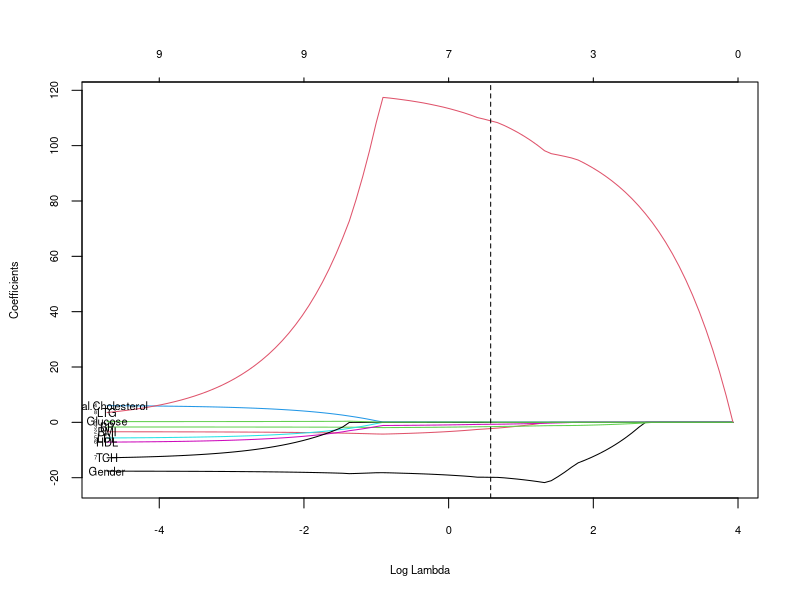

The R script that drew this image:
library(glmnet)

# ワークスペースの設定
setwd("G:/Projects/Lasso")
getwd()
par(ps = 8)
lbs_fun <- function(fit, ...) {
  L <- length(fit$lambda)
  x <- log(fit$lambda[L])
  y <- fit$beta[, L]
  labs <- names(y)
  text(x, y, labels=labs, ...)
}

# データ入力
data1 <- read.csv("./data.csv") 
head(data1, 15) 
str(data1)

# glmnet()関数を使うためにnumeric型の行列に変換する
data3 <- data1
lstCol <- length(data1)
c_num <- 1
for(clm in data3[1:(lstCol-1)]){
  data3[c_num] <- as.numeric(clm)
  c_num <- c_num + 1
}
str(data3)

#説明変数の作成
exp_vars <- as.matrix(data3[3:11])

#目的変数の作成
target_var <- as.matrix(data3[1])

#-----------------------------------------------------------
#Ridge回帰
#・α= 0 とした場合、Ridge回帰となる
#・λの分割数はデフォルト100
#・family="gaussian"は最小二乗法、それ以外だと最尤法になる
#-----------------------------------------------------------
fitRidge1 <- glmnet( x=exp_vars, y=target_var, family="gaussian", alpha=0 )

#ペナルティと推定値のグラフをプロット
#plot(fitRidge1, xvar="norm", label=TRUE)
#plot(fitRidge1, xvar="lambda", label=TRUE)

#MSE(平均２乗誤差)のプロット
#左側の縦点線が、MSEが最小となるときのλの対数
#右側の点線が、上のMSEが最小となるときのMSEの上側1seとなるときのλの対数
fitRidgeCV1 <- cv.glmnet( x=exp_vars, y=target_var, family="gaussian", alpha=0)
#plot(fitRidgeCV1)

#選ばれたλを、ペナルティと推定値のグラフに描き入れてみる
#plot(fitRidge1, xvar="lambda", label=TRUE)
#abline(v=log(fitRidgeCV1$lambda.min), lty=2)

#MSEが最小となる時のλに対応するパラメータを出力するときは以下
#coef(fitRidgeCV1, s="lambda.min")

#MSEが最小となるときのMSEの上側1seとなるときのλに対応するパラメータを出力するときは以下
#coef(fitRidgeCV1, s="lambda.1se")

#推定したパラメータによる予測値を求める場合は以下
#pred_fitRidgeCV1 <- predict(fitRidgeCV1, s="lambda.min", newx=exp_vars)
#plot(pred_fitRidgeCV1)


#-----------------------------------------------------------
#Lasso回帰
#・α= 1 とした場合、Lasso回帰
#-----------------------------------------------------------
fitLasso1 <- glmnet( x=exp_vars, y=target_var, family="gaussian", alpha=1 )
fitLassoCV1 <- cv.glmnet( x=exp_vars, y=target_var, family="gaussian", alpha=1 )

#MSE(平均２乗誤差)のプロット
#plot(fitLassoCV1)

#MSEが最小
#log(fitLassoCV1$lambda.min)

#1 SEの位置
#log(fitLassoCV1$lambda.1se)

#ペナルティと推定値のグラフにラインを加えたもの
plot(fitLasso1, xvar="lambda", label=TRUE)
abline(v=log(fitLassoCV1$lambda.min), lty=2)
lbs_fun(fitLasso1)

#λが最小となる時の、パラメータ推定値
#coef(fitLassoCV1, s="lambda.min")

#予測の場合もRidgeと同様
#pred_fitLassoCV1 <- predict(fitLassoCV1, s="lambda.min", newx=exp_vars)


#-----------------------------------------------------------
#Elastic Net
#0 < α< 1 の場合、Elastic Net
#-----------------------------------------------------------
#fitEN1 <- glmnet( x=exp_vars, y=target_var, family="gaussian", alpha=0.5 )
#plot(fitEN1, xvar="lambda", label=TRUE)

#fitENCV1 <- cv.glmnet( x=exp_vars, y=target_var, family="gaussian", alpha=0.5 )
#plot(fitENCV1)

#plot(fitEN1, xvar="lambda", label=TRUE)
#abline(v=log(fitENCV1$lambda.min), lty=2)

#pred_fitENCV1 <- predict(fitENCV1, s="lambda.min", newx=exp_vars)
#plot(pred_fitENCV1)









